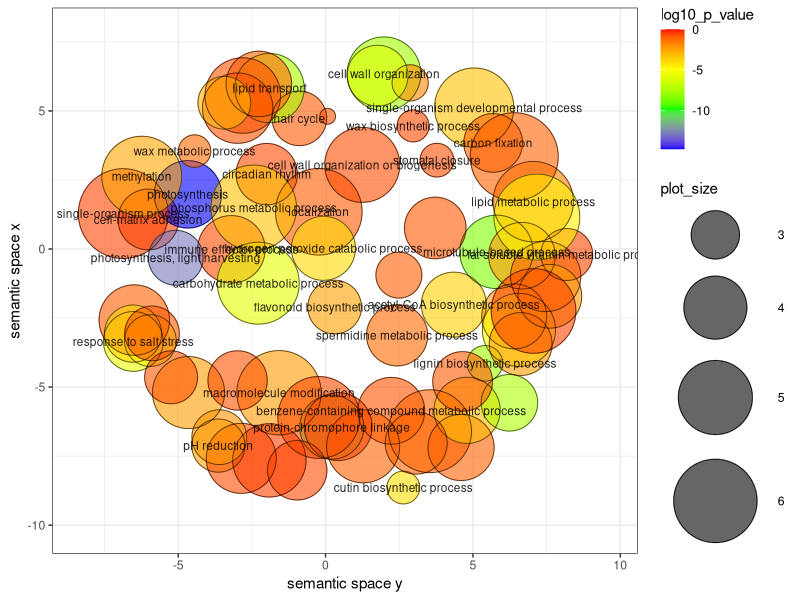

Write the R code that produced this figure.
#This script was generated form the REVIGO site by inputting a list of goterms for downregulated genes with their associated pvalue from the resultFisherWeightDown object in the GoEnrichemnt.R script.

# A plotting R script produced by the REVIGO server at http://revigo.irb.hr/
# If you found REVIGO useful in your work, please cite the following reference:
# Supek F et al. "REVIGO summarizes and visualizes long lists of Gene Ontology
# terms" PLoS ONE 2011. doi:10.1371/journal.pone.0021800


# --------------------------------------------------------------------------
# If you don't have the ggplot2 package installed, uncomment the following line:
# install.packages( "ggplot2" );
library( ggplot2 );
# --------------------------------------------------------------------------
# If you don't have the scales package installed, uncomment the following line:
# install.packages( "scales" );
library( scales );


# --------------------------------------------------------------------------
# Here is your data from REVIGO. Scroll down for plot configuration options.

revigo.names <- c("term_ID","description","frequency_%","plot_X","plot_Y","plot_size","log10_p_value","uniqueness","dispensability");
revigo.data <- rbind(c("GO:0002252","immune effector process", 0.185,-3.195,-0.012, 4.375,-0.6390,0.987,0.000),
c("GO:0007160","cell-matrix adhesion", 0.051,-6.014, 1.069, 3.817,-0.4271,0.994,0.000),
c("GO:0007623","circadian rhythm", 0.057,-1.997, 2.711, 3.862,-0.6308,0.994,0.000),
c("GO:0009651","response to salt stress", 0.043,-6.524,-3.347, 3.741,-5.5901,0.866,0.000),
c("GO:0015979","photosynthesis", 0.183,-4.673, 1.979, 4.370,-14.7167,0.949,0.000),
c("GO:0044699","single-organism process",46.569,-6.866, 1.281, 6.776,-0.5544,0.997,0.000),
c("GO:0045851","pH reduction", 0.015,-3.638,-7.118, 3.285,-2.5730,0.935,0.000),
c("GO:0051179","localization",18.495,-0.231, 1.349, 6.375,-0.9077,0.995,0.000),
c("GO:0010166","wax metabolic process", 0.002,-4.445, 3.545, 2.328,-1.1893,0.987,0.008),
c("GO:0032259","methylation", 3.103,-6.239, 2.636, 5.600,-2.5693,0.981,0.014),
c("GO:0007017","microtubule-based process", 0.658, 5.799,-0.105, 4.927,-8.4437,0.852,0.029),
c("GO:0071555","cell wall organization", 0.709, 1.981, 6.343, 4.959,-7.6126,0.838,0.033),
c("GO:0071554","cell wall organization or biogenesis", 0.950, 1.244, 3.045, 5.086,-0.6828,0.962,0.034),
c("GO:0009765","photosynthesis, light harvesting", 0.019,-5.084,-0.317, 3.393,-12.8761,0.917,0.040),
c("GO:0008216","spermidine metabolic process", 0.055, 2.427,-3.125, 3.852,-1.1893,0.897,0.043),
c("GO:0042744","hydrogen peroxide catabolic process", 0.093,-0.073, 0.024, 4.078,-3.8612,0.912,0.045),
c("GO:0018298","protein-chromophore linkage", 0.095, 0.210,-6.452, 4.084,-10.1965,0.922,0.045),
c("GO:0042537","benzene-containing compound metabolic process", 0.162, 2.229,-5.859, 4.317,-0.7355,0.922,0.047),
c("GO:0005975","carbohydrate metabolic process", 5.260,-2.284,-1.238, 5.829,-5.7696,0.948,0.058),
c("GO:0042633","hair cycle", 0.018,-0.889, 4.729, 3.373,-0.8748,0.869,0.060),
c("GO:0010143","cutin biosynthetic process", 0.002, 2.638,-8.637, 2.336,-4.0768,0.939,0.063),
c("GO:0010025","wax biosynthetic process", 0.002, 2.970, 4.457, 2.314,-0.6411,0.958,0.071),
c("GO:0006793","phosphorus metabolic process",13.507,-2.437, 1.492, 6.239,-3.2817,0.927,0.072),
c("GO:0006869","lipid transport", 0.270,-1.902, 5.825, 4.539,-7.4522,0.867,0.075),
c("GO:0006085","acetyl-CoA biosynthetic process", 0.111, 4.352,-2.014, 4.152,-3.6608,0.877,0.093),
c("GO:0044767","single-organism developmental process", 2.699, 5.042, 5.118, 5.539,-3.2431,0.814,0.095),
c("GO:0009813","flavonoid biosynthetic process", 0.016, 0.307,-2.103, 3.317,-2.4491,0.938,0.107),
c("GO:0090332","stomatal closure", 0.002, 3.777, 3.216, 2.365,-0.6902,0.898,0.117),
c("GO:0006629","lipid metabolic process", 3.522, 7.046, 1.715, 5.655,-1.7490,0.853,0.117),
c("GO:0009809","lignin biosynthetic process", 0.002, 5.405,-4.140, 2.423,-7.6799,0.841,0.118),
c("GO:0043412","macromolecule modification", 9.785,-1.581,-5.204, 6.099,-2.3112,0.937,0.121),
c("GO:0006775","fat-soluble vitamin metabolic process", 0.012, 8.184,-0.200, 3.203,-0.5465,0.871,0.127),
c("GO:0015977","carbon fixation", 0.036, 5.686, 3.841, 3.664,-1.0979,0.898,0.139),
c("GO:0006270","DNA replication initiation", 0.141, 4.597,-7.187, 4.259,-1.0545,0.877,0.150),
c("GO:0043603","cellular amide metabolic process", 6.879, 3.544,-6.596, 5.946,-1.0629,0.905,0.153),
c("GO:0016049","cell growth", 0.153, 6.661,-0.243, 4.294,-2.1925,0.839,0.162),
c("GO:0009820","alkaloid metabolic process", 0.006, 2.487,-0.946, 2.869,-0.9713,0.934,0.164),
c("GO:0009226","nucleotide-sugar biosynthetic process", 0.142, 4.801,-5.841, 4.260,-3.1493,0.851,0.170),
c("GO:0042127","regulation of cell proliferation", 0.313,-2.861,-7.581, 4.603,-0.6340,0.881,0.173),
c("GO:0044763","single-organism cellular process",27.536, 6.402, 3.341, 6.548,-1.0139,0.872,0.176),
c("GO:1902749","regulation of cell cycle G2/M phase transition", 0.041,-0.962,-8.013, 3.716,-0.6289,0.839,0.200),
c("GO:0030244","cellulose biosynthetic process", 0.025, 6.238,-5.568, 3.511,-7.3363,0.763,0.207),
c("GO:0009735","response to cytokinin", 0.012,-5.946,-3.315, 3.194,-4.9706,0.881,0.220),
c("GO:0006888","ER to Golgi vesicle-mediated transport", 0.125,-2.263, 5.976, 4.204,-1.0874,0.946,0.227),
c("GO:0002181","cytoplasmic translation", 0.064, 3.075,-7.028, 3.915,-1.0763,0.862,0.233),
c("GO:0042886","amide transport", 0.337,-2.984, 5.099, 4.636,-0.7912,0.951,0.246),
c("GO:0009200","deoxyribonucleoside triphosphate metabolic process", 0.112, 6.400,-2.440, 4.158,-2.3784,0.770,0.255),
c("GO:0006508","proteolysis", 5.223,-0.230,-6.100, 5.826,-0.6438,0.923,0.278),
c("GO:0016192","vesicle-mediated transport", 1.085,-2.810, 5.556, 5.144,-0.7542,0.948,0.280),
c("GO:0007264","small GTPase mediated signal transduction", 0.485,-4.650,-5.198, 4.794,-2.3408,0.791,0.282),
c("GO:1903507","negative regulation of nucleic acid-templated transcription", 0.609, 1.274,-7.144, 4.893,-1.0404,0.816,0.283),
c("GO:0006633","fatty acid biosynthetic process", 0.617, 6.561,-2.929, 4.899,-4.8894,0.713,0.296),
c("GO:0006730","one-carbon metabolic process", 0.328, 7.467,-0.997, 4.625,-1.1844,0.809,0.297),
c("GO:0055114","oxidation-reduction process",15.060, 7.169, 1.156, 6.286,-4.5302,0.841,0.300),
c("GO:0043622","cortical microtubule organization", 0.002, 2.870, 6.016, 2.446,-1.7703,0.841,0.310),
c("GO:0009607","response to biotic stimulus", 0.342,-6.491,-2.573, 4.643,-0.9571,0.904,0.335),
c("GO:0043543","protein acylation", 0.202, 0.427,-6.429, 4.413,-0.6278,0.918,0.359),
c("GO:0006558","L-phenylalanine metabolic process", 0.075, 6.619,-3.442, 3.984,-2.3355,0.788,0.360),
c("GO:0009900","dehiscence", 0.001, 0.070, 4.804, 2.090,-0.8058,0.880,0.362),
c("GO:0006427","histidyl-tRNA aminoacylation", 0.043, 4.649,-4.797, 3.738,-0.8748,0.777,0.364),
c("GO:0006108","malate metabolic process", 0.088, 7.611,-1.713, 4.051,-2.3240,0.808,0.365),
c("GO:0006833","water transport", 0.014,-3.436, 5.295, 3.256,-2.8613,0.896,0.365),
c("GO:0050832","defense response to fungus", 0.028,-6.534,-3.064, 3.557,-3.7655,0.880,0.369),
c("GO:0006002","fructose 6-phosphate metabolic process", 0.060, 3.721, 0.761, 3.885,-0.8058,0.884,0.370),
c("GO:0010628","positive regulation of gene expression", 0.653,-1.907,-7.653, 4.923,-0.4896,0.896,0.374),
c("GO:0031640","killing of cells of other organism", 0.019,-3.607,-6.814, 3.389,-2.1200,0.933,0.376),
c("GO:0044711","single-organism biosynthetic process",10.864, 7.056,-2.243, 6.144,-0.5619,0.830,0.382),
c("GO:0060359","response to ammonium ion", 0.019,-5.889,-3.056, 3.382,-0.8748,0.891,0.384),
c("GO:1900407","regulation of cellular response to oxidative stress", 0.014,-5.242,-4.647, 3.267,-0.8058,0.826,0.388),
c("GO:0042256","mature ribosome assembly", 0.051, 1.765, 6.276, 3.819,-6.0264,0.881,0.389),
c("GO:0046883","regulation of hormone secretion", 0.040,-2.985,-4.759, 3.709,-0.7403,0.778,0.399));

one.data <- data.frame(revigo.data);
names(one.data) <- revigo.names;
one.data <- one.data [(one.data$plot_X != "null" & one.data$plot_Y != "null"), ];
one.data$plot_X <- as.numeric( as.character(one.data$plot_X) );
one.data$plot_Y <- as.numeric( as.character(one.data$plot_Y) );
one.data$plot_size <- as.numeric( as.character(one.data$plot_size) );
one.data$log10_p_value <- as.numeric( as.character(one.data$log10_p_value) );
one.data$frequency <- as.numeric( as.character(one.data$frequency) );
one.data$uniqueness <- as.numeric( as.character(one.data$uniqueness) );
one.data$dispensability <- as.numeric( as.character(one.data$dispensability) );
#head(one.data);


# --------------------------------------------------------------------------
# Names of the axes, sizes of the numbers and letters, names of the columns,
# etc. can be changed below

p1 <- ggplot( data = one.data );
p1 <- p1 + geom_point( aes( plot_X, plot_Y, colour = log10_p_value, size = plot_size), alpha = I(0.6) ) + scale_size_area();
p1 <- p1 + scale_colour_gradientn( colours = c("blue", "green", "yellow", "red"), limits = c( min(one.data$log10_p_value), 0) );
p1 <- p1 + geom_point( aes(plot_X, plot_Y, size = plot_size), shape = 21, fill = "transparent", colour = I (alpha ("black", 0.6) )) + scale_size_area();
p1 <- p1 + scale_size( range=c(5, 30)) + theme_bw(); # + scale_fill_gradientn(colours = heat_hcl(7), limits = c(-300, 0) );
ex <- one.data [ one.data$dispensability < 0.15, ]; 
p1 <- p1 + geom_text( data = ex, aes(plot_X, plot_Y, label = description), colour = I(alpha("black", 0.85)), size = 3 );
p1 <- p1 + labs (y = "semantic space x", x = "semantic space y");
p1 <- p1 + theme(legend.key = element_blank()) ;
one.x_range = max(one.data$plot_X) - min(one.data$plot_X);
one.y_range = max(one.data$plot_Y) - min(one.data$plot_Y);
p1 <- p1 + xlim(min(one.data$plot_X)-one.x_range/10,max(one.data$plot_X)+one.x_range/10);
p1 <- p1 + ylim(min(one.data$plot_Y)-one.y_range/10,max(one.data$plot_Y)+one.y_range/10);



# --------------------------------------------------------------------------
# Output the plot to screen

p1;

# Uncomment the line below to also save the plot to a file.
# The file type depends on the extension (default=pdf).

# ggsave("C:/Users/path_to_your_file/revigo-plot.pdf");
